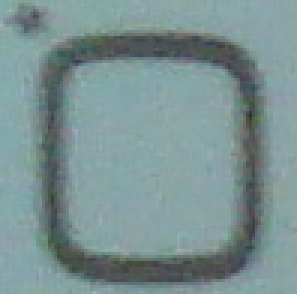
#> input picture images/Sample001/img001-00002.png, 99 x 98 px (shown 3 times larger); its folder holds only this picture in this run
$ jupyter execute --allow-errors classfication.ipynb
#> lines starting #> are read from the running program, lines starting #| are printed output that depends on the picture
#> `image = Image.open(image_path).convert('L')`:
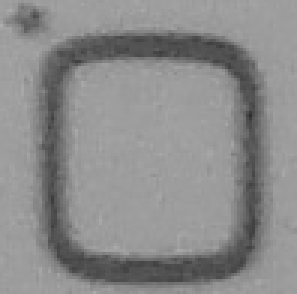
#> image: PIL image 99x98 L (shown 3 times larger); min 46, max 173, mean 139.1
#> `image_array = np.array(image).flatten()`: image_array = 4096 values, max 165 at index 320, min 64 at index 1653, mean 139.1
#> pass 2 of the loop `for folder_name, label in folder_labels.items():`:
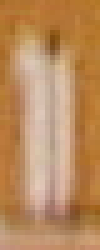
#> input picture images/Sample002/img002-00001.png, 20 x 50 px (shown 5 times larger)
#> `image = Image.open(image_path).convert('L')`:
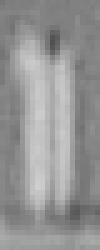
#> image: PIL image 20x50 L (shown 5 times larger); min 81, max 207, mean 148.9
#> `image = image.resize(image_size)`:
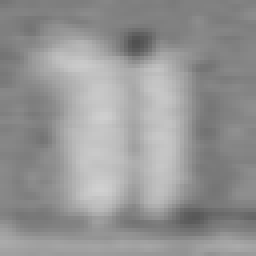
#> image: PIL image 64x64 L (shown 4 times larger); min 81, max 208, mean 148.9
#> image_array = 4096 values, max 208 at index 3032, min 81 at index 673, mean 148.9
[cell 1]
import os
import numpy as np

from PIL import Image


dataset_path = '../images'

data = []
labels = []

image_size = (64, 64)

folder_labels = {
    'Sample001': 0,
    'Sample002': 1,
    'Sample003': 2,
    'Sample004': 3,
    'Sample005': 4,
    'Sample006': 5,
    'Sample007': 6,
    'Sample008': 7,
    'Sample009': 8,
    'Sample010': 9,
}

# extracting images

#> (a cell that did not finish here is left out)
